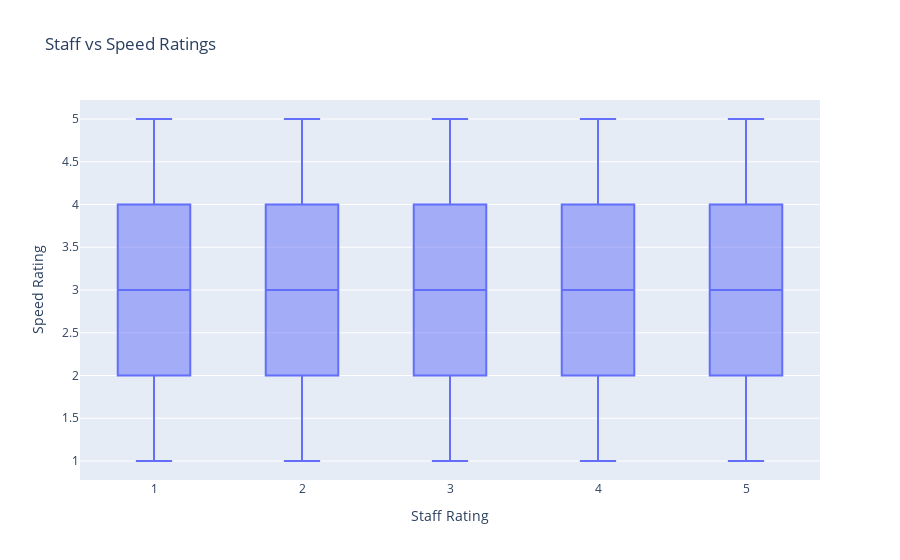

Notebook cell for this chart:
### Markdown cell above
bar plot으로 test type 살펴보기

근데 육안으로 보기에 좋아보이진 않은 차이..

### Code cell
fig = px.box(df_lab,x="Staff Rating", y="Speed Rating", title="Staff vs Speed Ratings")
fig.show()

### Figure 1 — Plotly figure (JSON) as saved in the notebook; plotly's stock layout.template omitted (floating-point values rounded to 4 significant figures; data arrays with more than 128 entries replaced by an {"elided": "..."} marker saying what was removed)
{"data": [{"alignmentgroup": "True", "hovertemplate": "Staff Rating=%{x}<br>Speed Rating=%{y}<extra></extra>", "legendgroup": "", "marker": {"color": "#636efa"}, "name": "", "notched": false, "offsetgroup": "", "orientation": "v", "showlegend": false, "type": "box", "x": {"elided": "20000 int values"}, "x0": " ", "xaxis": "x", "y": {"elided": "20000 int values"}, "y0": " ", "yaxis": "y"}], "layout": {"autosize": true, "boxmode": "group", "legend": {"tracegroupgap": 0}, "title": {"text": "Staff vs Speed Ratings"}, "xaxis": {"anchor": "y", "autorange": true, "domain": [0, 1], "range": [0.5, 5.5], "title": {"text": "Staff Rating"}, "type": "linear"}, "yaxis": {"anchor": "x", "autorange": true, "domain": [0, 1], "range": [0.7778, 5.222], "title": {"text": "Speed Rating"}, "type": "linear"}}}
